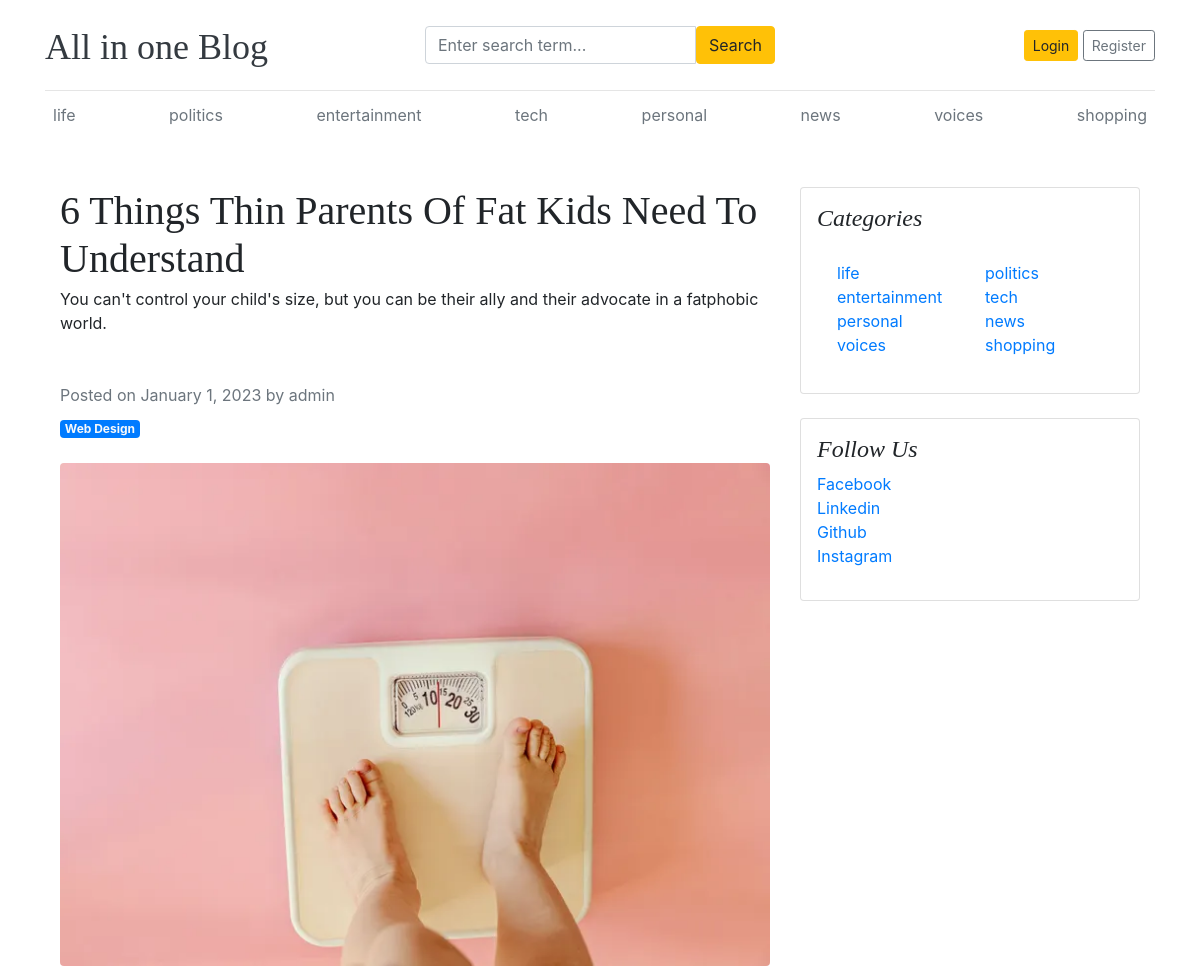
The page /blog/6-things-thin-parents-of-fat-kids-need-to-understand (upper part) on the database as committed earlier.
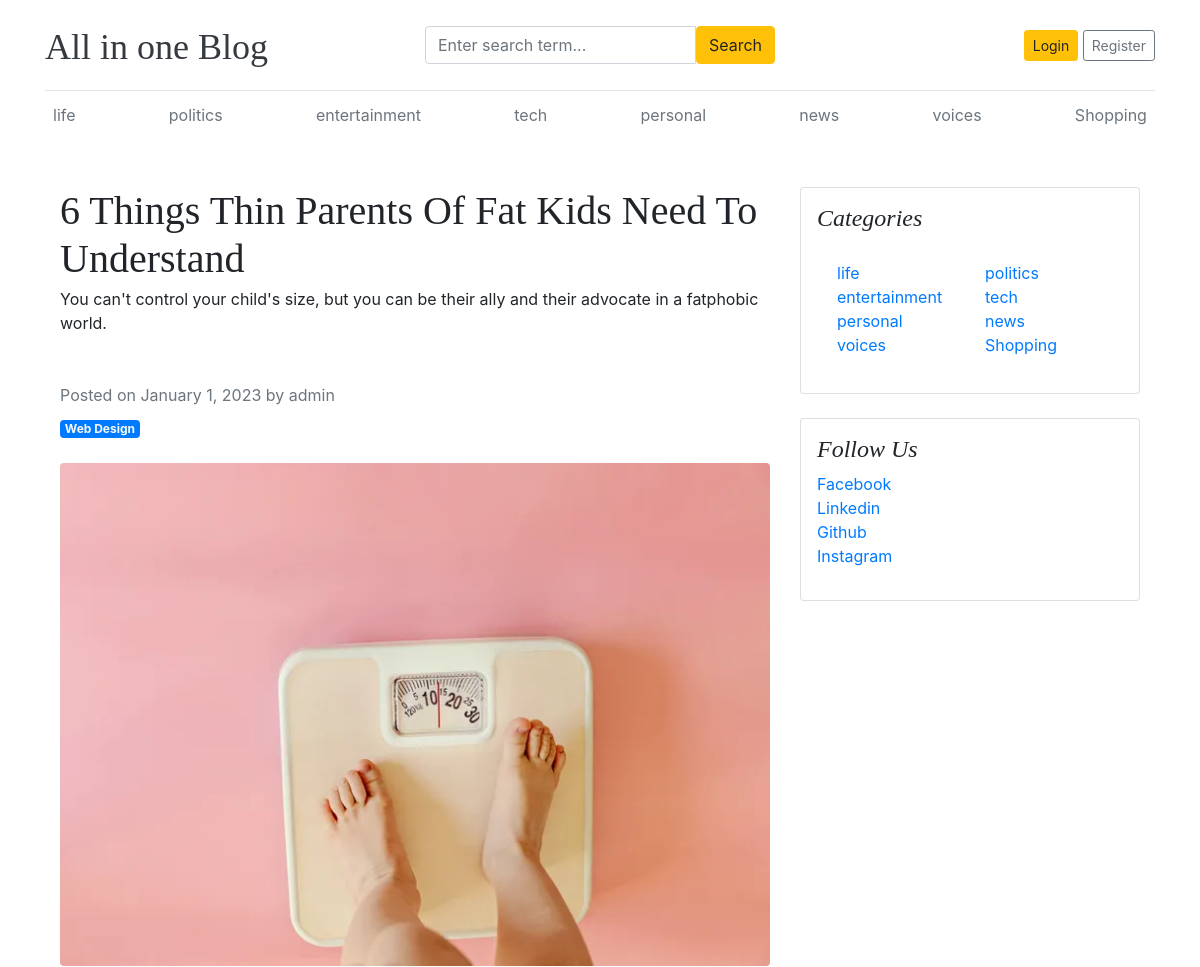
The same page on the database as committed later.
### blog_app/models.py (models this page shows, shortened)
class TimeStampedModel(models.Model):
    created_at = models.DateTimeField(auto_now_add=True)
    updated_at = models.DateTimeField(auto_now=True)
    class Meta:
        abstract = True

class Category(TimeStampedModel):
    name = models.CharField(max_length=50, unique=True)
    class Meta:
        verbose_name_plural = "categories"
    def __str__(self):
        return self.name

class SocialLink(models.Model):
    social_name = models.CharField(max_length=20)
    social_url = models.URLField()

### blog_app/views.py (the view, shortened to what this page needs)
# urls.py: path("<slug:slug>", GetPostBySlug.as_view(), name="post_by_slug"),
class GetPostBySlug(View):
    def get(self, request, slug):
        blog = Blog.objects.get(status="Published", slug=slug)
        comments = Comment.objects.filter(blog_post=blog)
        total_comments = comments.count()
        return render(
            request,
            "blog_post.html",
            context={
                "post": blog,
                "comments": comments,
                "total_comments": total_comments,
            },
        )

### blog_app/context_processors.py (called while the page is built)
def get_categories(request):
    categories = Category.objects.all()
    social_apps = SocialLink.objects.all()
    return dict(
        tags=categories, social_apps=social_apps
    )  # This function only return the dictionary

### templates/blog_post.html (shortened to what this page needs)
{% extends 'base.html' %}
{% block body_block %}
<div class="container mt-5">
    <div class="row">
        <div class="col-lg-8">
            <article>
                <header class="mb-4">
                    <h1 class="fw-bolder mb-1">{{post.title}}</h1>
                    <section class="mb-5">
                        <p class="fs-5 mb-4">{{post.short_description}}</p>
                    </section>
                    <div class="text-muted fst-italic mb-2">Posted on January 1, 2023 by admin</div>
                    <a class="badge bg-primary text-decoration-none text-light" href="#!">Web Design</a>
                </header>
                <figure class="mb-4"><img class="img-fluid rounded" src="{{post.featured_image.url}}" alt="..." /></figure>
            </article>
        </div>
        <div class="col-lg-4">
            <div class="card mb-4 p-3">
                <h4 class="font-italic">Categories</h4>
                <div class="card-body">
                    <div class="row">
                        {% for tag in tags %}
                        <div class="col-sm-6">
                            <ul class="list-unstyled mb-0">
                                <li><a  href="{% url 'post_by_category' tag.id %}">{{tag.name}}</a></li>
                            </ul>
                        </div>
                        {% endfor %}
                    </div>
                </div>
            </div>
            <div class="card mb-4 p-3">
                <h4 class="font-italic">Follow Us</h4>
                <ol class="list-unstyled">
                    {% for social_app in social_apps %}
                    <li><a href="{{social_app.social_url}}" target="_blank">{{social_app.social_name}}</a></li>
                    {% endfor %}
                </ol>
            </div>
        </div>
    </div>
</div>
{% endblock %}

### templates/base.html (shortened to what this page needs)
{% load static %}
<!DOCTYPE html>
<html lang="en">
<head>
    <link href="https://getbootstrap.com/docs/4.0/dist/css/bootstrap.min.css" rel="stylesheet">
    <link href="{% static 'css/blog.css' %}" rel="stylesheet">
    <link rel="stylesheet" href="https://cdnjs.cloudflare.com/ajax/libs/font-awesome/4.7.0/css/font-awesome.min.css">
  </head>
<body>
    <div class="container">
        <header class="blog-header py-3">
          <div class="row flex-nowrap justify-content-between align-items-center">
            <div class="col-4 pt-1">
              <a class="blog-header-logo text-dark" href="/">All in one Blog</a>
            </div>
            <div class="col-4">
              <form action="{% url 'search_category' %}" method="GET">
                <div class="input-group">
                  <input class="form-control" name="keyword" type="text" placeholder="Enter search term..." aria-label="Enter search term..." aria-describedby="button-search" />
                  <button class="btn btn-warning" id="button-search" type="submit">Search</button>
              </div>
              </form>
            </div>
            <div class="col-4 d-flex justify-content-end align-items-center">
              {% if not user.is_authenticated %}
                <a class="btn btn-sm btn-warning" href="{% url 'login_user' %}">Login</a> &nbsp;
                <a class="btn btn-sm btn-outline-secondary" href="{% url 'register_user' %}">Register</a>
              {% else %}
            <a class="btn btn-sm btn-warning" href="{% url 'dashboard' %}">Dashboard </a>&nbsp;
              &emsp;
              <a class="btn btn-sm btn-warning" href="{% url 'logout_user' %}">Logout</a> &nbsp;
              {% endif %}
            </div>
          </div>
        </header>
        <div class="nav-scroller py-1 mb-2">
          <nav class="nav d-flex justify-content-between">
            {% for tag in tags %}
                <a class="p-2 text-muted" href="{% url 'post_by_category' tag.id %}">{{tag}}</a>
            {% endfor%}
          </nav>
        </div>
    {% block body_block %}{% endblock %}
</body>
</html>

Rows that differ between the two databases and show on the page:
removed Category: name "shopping"
added Category: name "Shopping"
